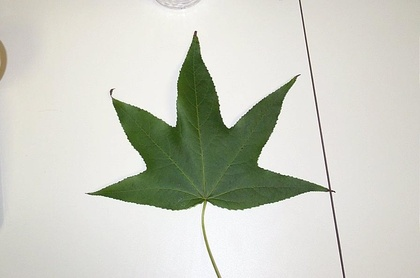
%> input picture Image 1/image_0001.jpg, 420 x 278 px, shrunk from 896 x 592 before the run; its folder holds only this picture in this run
$ octave feature_extraction.m   (GNU Octave 9; MATLAB toolbox functions it lacks are replaced by stand-ins)
%> lines starting %> are read from the running program, lines starting %| are printed output that depends on the picture; in (x1, y1, x2, y2) boxes, pixels count from 0 and x2, y2 are one past the last pixel; in counts of white or black regions, pixels touching at a corner belong together; the program's own positions count from 1
% Ahmed Raafat Abo Lregal
% 26 - Feb - 2018

clc;clear;close all

p=pwd;
px{1}=strcat(p,'\image 1');
px{2}=strcat(p,'\image 2');
px{3}=strcat(p,'\image 3');
k=1;
for i=1:3
    pz=px{i};
    cd(pz)
    a=ls('*.jpg');
    for j=1:size(a,1)
        Im=imread(a(j,:));
%> Im is the input picture: size 278x420x3 uint8; mean R, G, B 203.9, 206, 195.5
        Im_gray=rgb2gray(Im);
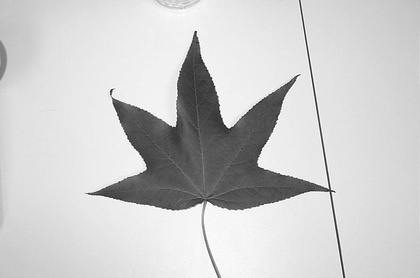
%> Im_gray: size 278x420 uint8; min 28, max 255, mean 204.2
        figure();imshow(Im)
        % Take The green channel
        Im_med=medfilt2(Im_gray,[33 33]);
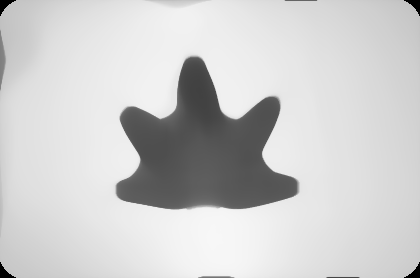
%> Im_med: size 278x420 uint8; min 0, max 247, mean 205.1
        Im_bw=im2bw(Im_med,graythresh(Im_med));
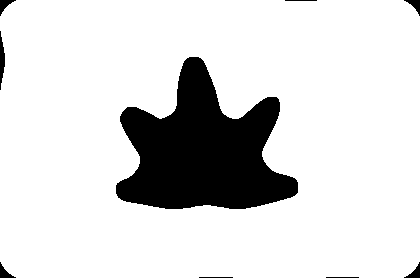
%> Im_bw: size 278x420 logical; 85.5% white; 9 black regions, largest, box (x1, y1, x2, y2) and area: (116, 57, 298, 209) 16179, (0, 31, 5, 90) 181, (0, 0, 16, 16) 105
        figure();imshow(Im_med)
        figure();imshow(Im_bw)
        if sum(sum(Im_bw))/numel(Im_bw)>0.5
            Im_bw=~Im_bw;
%> Im_bw: size 278x420 logical; 14.5% white; 9 white regions
        end
        prop=regionprops(Im_bw);
%> prop = 9 regions; largest, box (x1, y1, x2, y2), Area and Centroid: (116, 57, 298, 209) 16179 [203.4 152.1], (0, 31, 5, 90) 181 [2.4 60.7], (0, 0, 16, 16) 105 [5.4 5.4], (0, 262, 16, 278) 105 [5.4 273.6], (404, 0, 420, 16) 105 [415.6 5.4]
        ar=cat(1,prop.Area);
%> ar = [105; 181; 105; 16179; 34; 32; 33; 105; 105]
        [Ar,l]=max(ar);
%> Ar = 16179; l = 4
        % First Property
        Im_bw=bwareaopen(Im_bw,Ar-100);
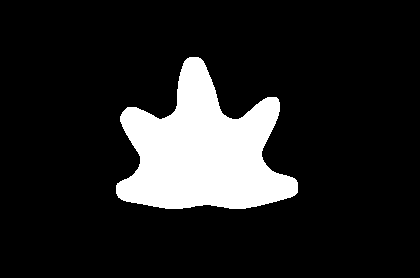
%> Im_bw: size 278x420 logical; 13.9% white; 1 white region, box (x1, y1, x2, y2) and area: (116, 57, 298, 209) 16179
        e=bwperim(Im_bw);
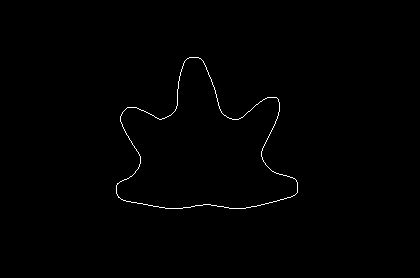
%> e: size 278x420 logical; 0.52% white in thin lines or dots, all inside (x1, y1, x2, y2) = (116, 57, 298, 209)
        premiter=nnz(e);
%> premiter = 608
        % Second
        conv_hull=bwconvhull(Im_bw);
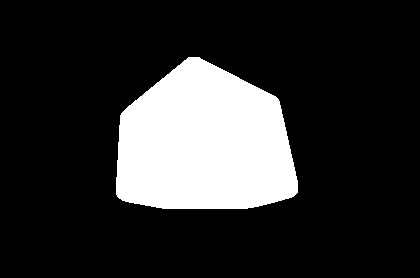
%> conv_hull: size 278x420 logical; 18.5% white; 1 white region, box (x1, y1, x2, y2) and area: (116, 57, 298, 209) 21556
        convex_hull=sum(sum(conv_hull));
%> convex_hull = 21556
        % Third
        major=regionprops(Im_bw,'MajorAxisLength');
%> major = 1 region; MajorAxisLength: 170.8
        major=major.MajorAxisLength;
%> major = 170.8
        % Fourth
        minor=regionprops(Im_bw,'MinorAxisLength');
%> minor = {MinorAxisLength 142.2}
        minor=minor.MinorAxisLength;
%> minor = 142.2
        % Fifth
        major_minor=major/minor;
%> major_minor = 1.2
        % Last
        in(k,:)=[Ar premiter convex_hull major minor major_minor];
        out(k)=i;
        k=k+1;
        break
    end
    break
end
cd(p)

% save Results.mat in out

$ run again, on Image 1/image_0005.jpg
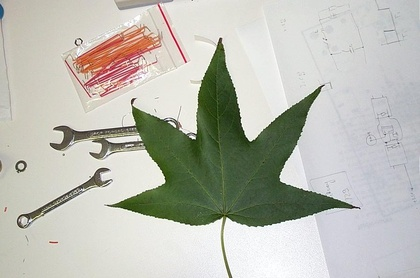
%> input picture Image 1/image_0005.jpg, 420 x 278 px, shrunk from 896 x 592 before the run
%> Im is the input picture: size 278x420x3 uint8; mean R, G, B 187.7, 188.4, 179.1
%> `Im_bw=im2bw(Im_med,graythresh(Im_med));`:
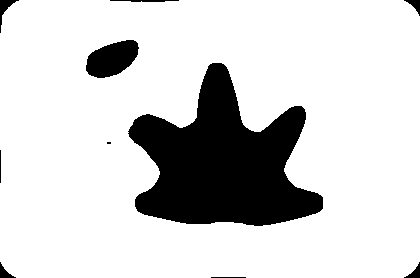
%> Im_bw: size 278x420 logical; 82.9% white; 10 black regions (1 under 20 px), largest, box (x1, y1, x2, y2) and area: (128, 63, 323, 226) 17949, (86, 40, 139, 78) 1389, (0, 0, 19, 33) 169
%> prop = 10 regions; largest, box (x1, y1, x2, y2), Area and Centroid: (128, 63, 323, 226) 17949 [223.4 163.9], (86, 40, 139, 78) 1389 [112.6 59.6], (0, 0, 19, 33) 169 [5.5 8.7], (0, 262, 16, 278) 105 [5.4 273.6], (404, 0, 420, 16) 105 [415.6 5.4]
%> ar = [169; 33; 105; 1389; 8; 102; 17949; 35; 105; 105]
%> Ar = 17949; l = 7
%> e: size 278x420 logical; 0.56% white in thin lines or dots, all inside (x1, y1, x2, y2) = (128, 63, 323, 226)
%> premiter = 652
%> `conv_hull=bwconvhull(Im_bw);`:
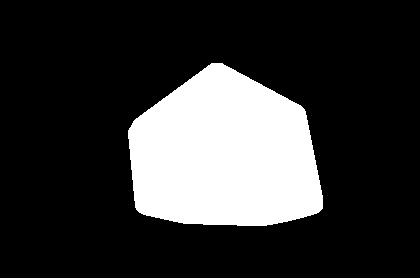
%> conv_hull: size 278x420 logical; 21% white; 1 white region, box (x1, y1, x2, y2) and area: (128, 63, 323, 226) 24471
%> convex_hull = 24471
%> `major=regionprops(Im_bw,'MajorAxisLength');`: major = 1 region; MajorAxisLength: 181.8
%> `major=major.MajorAxisLength;`: major = 181.8
%> `minor=regionprops(Im_bw,'MinorAxisLength');`: minor = {MinorAxisLength 149.2}
%> `minor=minor.MinorAxisLength;`: minor = 149.2
%> major_minor = 1.22

$ run again, on Image 1/image_0007.jpg
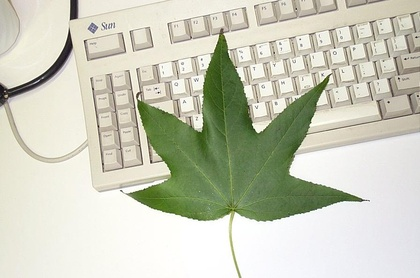
%> input picture Image 1/image_0007.jpg, 420 x 278 px, shrunk from 896 x 592 before the run
%> Im is the input picture: size 278x420x3 uint8; mean R, G, B 202.6, 204.5, 187.2
%> `Im_bw=im2bw(Im_med,graythresh(Im_med));`:
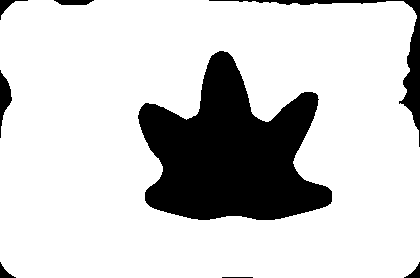
%> Im_bw: size 278x420 logical; 80.9% white; 8 black regions, largest, box (x1, y1, x2, y2) and area: (138, 51, 332, 220) 19467, (209, 0, 420, 147) 1854, (0, 70, 12, 138) 389
%> prop = 8 regions; box (x1, y1, x2, y2), Area and Centroid: (138, 51, 332, 220) 19467 [231.4 154.5], (209, 0, 420, 147) 1854 [387.3 52], (0, 70, 12, 138) 389 [4.8 97.8], (54, 0, 94, 5) 164 [74.5 2.8], (0, 0, 28, 20) 143 [7.1 5.8], (0, 262, 16, 278) 105 [5.4 273.6], (404, 262, 420, 278) 105 [415.6 273.6], (222, 277, 253, 278) 31 [238 278]
%> ar = [143; 389; 105; 164; 19467; 1854; 31; 105]
%> Ar = 19467; l = 5
%> e: size 278x420 logical; 0.57% white in thin lines or dots, all inside (x1, y1, x2, y2) = (138, 51, 332, 220)
%> premiter = 664
%> `conv_hull=bwconvhull(Im_bw);`:
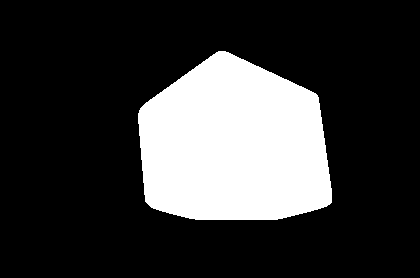
%> conv_hull: size 278x420 logical; 22.3% white; 1 white region, box (x1, y1, x2, y2) and area: (138, 51, 332, 220) 26035
%> convex_hull = 26035
%> `major=regionprops(Im_bw,'MajorAxisLength');`: major = 1 region; MajorAxisLength: 184.6
%> `major=major.MajorAxisLength;`: major = 184.6
%> `minor=regionprops(Im_bw,'MinorAxisLength');`: minor = {MinorAxisLength 156.9}
%> `minor=minor.MinorAxisLength;`: minor = 156.9
%> major_minor = 1.18
